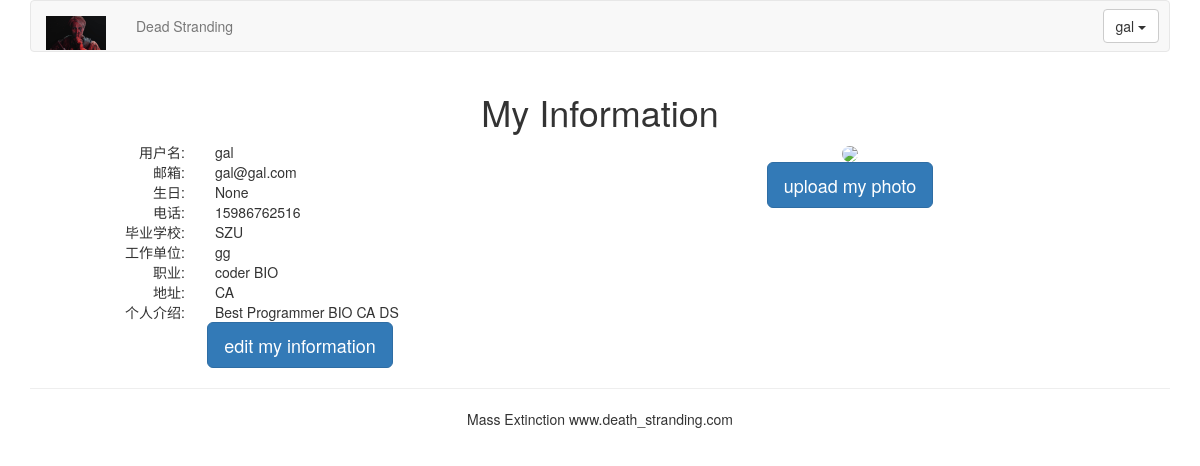
/account/my-information/ (signed in), run on the app's committed database.
### account/models.py (models this page shows, shortened)
class UserProfile(models.Model):
    user = models.OneToOneField(User, on_delete=models.CASCADE, unique=True)
    birth = models.DateField(blank=True, null=True)
    phone = models.CharField(max_length=20, null=True)

class UserInfo(models.Model):
    user = models.OneToOneField(User, on_delete=models.CASCADE, unique=True)
    school = models.CharField(max_length=100, blank=True)
    company = models.CharField(max_length=100, blank=True)
    profession = models.CharField(max_length=100, blank=True)
    address = models.CharField(max_length=100, blank=True)
    aboutme = models.TextField(blank=True)
    photo = models.ImageField(blank=True)

### account/views.py (the view)
# urls.py: path('my-information/', views.myself, name="my_information"),
@login_required()
def myself(request):
    userprofile = UserProfile.objects.get(user=request.user) if hasattr(request.user, 'userprofile') else UserProfile.objects.create(user=request.user)
    userinfo = UserInfo.objects.get(user=request.user) if hasattr(request.user, 'userinfo') else UserInfo.objects.create(user=request.user)
    return render(request, "account/myself.html", {"user":request.user, "userinfo":userinfo, "userprofile":userprofile})

### templates/account/myself.html (shortened to what this page needs)
{% extends "base.html" %}
{% block content %}
<div class="row text-center vertical-middle-sm">
    <h1>My Information</h1>
    <div class="row">
        <div class="col-md-6" >
            <div class="row">
                <div class="col-md-4 text-right"><span>用户名:</span></div>
                <div class="col-md-8 text-left">{{user.username}}</div>
            </div>
            <div class="row">
                <div class="col-md-4 text-right"><span>邮箱:</span></div>
                <div class="col-md-8 text-left">{{user.email}}</div>
            </div>
            <div class="row">
                <div class="col-md-4 text-right"><span>生日:</span></div>
                <div class="col-md-8 text-left">{{userprofile.birth}}</div>
            </div>
            <div class="row">
                <div class="col-md-4 text-right"><span>电话:</span></div>
                <div class="col-md-8 text-left">{{userprofile.phone}}</div>
            </div>
            <div class="row">
                <div class="col-md-4 text-right"><span>毕业学校:</span></div>
                <div class="col-md-8 text-left">{{userinfo.school}}</div>
            </div>
            <div class="row">
                <div class="col-md-4 text-right"><span>工作单位:</span></div>
                <div class="col-md-8 text-left">{{userinfo.company}}</div>
            </div>
            <div class="row">
                <div class="col-md-4 text-right"><span>职业:</span></div>
                <div class="col-md-8 text-left">{{userinfo.profession}}</div>
            </div>
            <div class="row">
                <div class="col-md-4 text-right"><span>地址:</span></div>
                <div class="col-md-8 text-left">{{userinfo.address}}</div>
            </div>
            <div class="row">
                <div class="col-md-4 text-right"><span>个人介绍:</span></div>
                <div class="col-md-8 text-left">{{userinfo.aboutme}}
            </div>
            <a href="{% url 'account:edit_my_information' %}">
                <button class="btn btn-primary btn-lg">edit my information</button>
            </a>
            </div>
         </div>
         <div class='col-md-6'>
            {% load static %}
        <div style="margin-right:100px">
            {% if userinfo.photo %}
            <img src="{{ userinfo.photo | striptags }}"
                class="img-circle" id="my_photo" name="user_face">
            {% else %}
            <img name="user_face" src="{% static 'images/newton.png' %}" class="img-circle" id="my_photo"> {% endif %}
        </div>
        <div style="margin-right:100px"><button
            class="btn btn-primary btn-lg" id= "upload_image"
            onclick="upload_image_layer()">upload my photo</button>
        </div>
        </div>
    </div>
</div>
{% endblock %}

### templates/header.html (shortened to what this page needs)
{% load static %}
<div class="container">
    <nav class="navbar navbar-default" role="navigation">
        <div class="navbar-header">
            <a class="navbar-brand" href="http://www.itdiffer.com">
                <img src="{% static '/images/logo.png' %}" height='34px' width="60px">
            </a>
        </div>
        <div>
            <ul class="nav navbar-nav" role="navigation">
                <li><a href="{% url 'blog:blog_title' %}">Dead Stranding</a></li>
            </ul>
            <ul class="nav navbar-nav navbar-right" style="margin-right:10px">
           {% if user.is_authenticated %}
           <div class="dropdown" style="margin-top:8px">
                        <button class='btn btn-default dropdown-toggle' type='button' id='dropdownMenu' data-toggle='dropdown'>{{ user.username }}
                            <span class='caret'></span>
                        </button>
           {% else %}
            <li><a href="{% url 'account:user_login' %}">Extinctionning</a></li>
            <li><a href="{% url 'article:article_column' %}">后台管理</a></li>
            {% endif %}
        </div>
    </nav>
</div>

### data on the page
UserProfile: birth "None", phone "15986762516"
UserInfo: school "SZU", company "gg", profession "coder BIO", address "CA", aboutme "Best Programmer BIO CA DS"

### other printed values
{{ user.username }} "gal"
{{ user.email }} "gal@gal.com"
